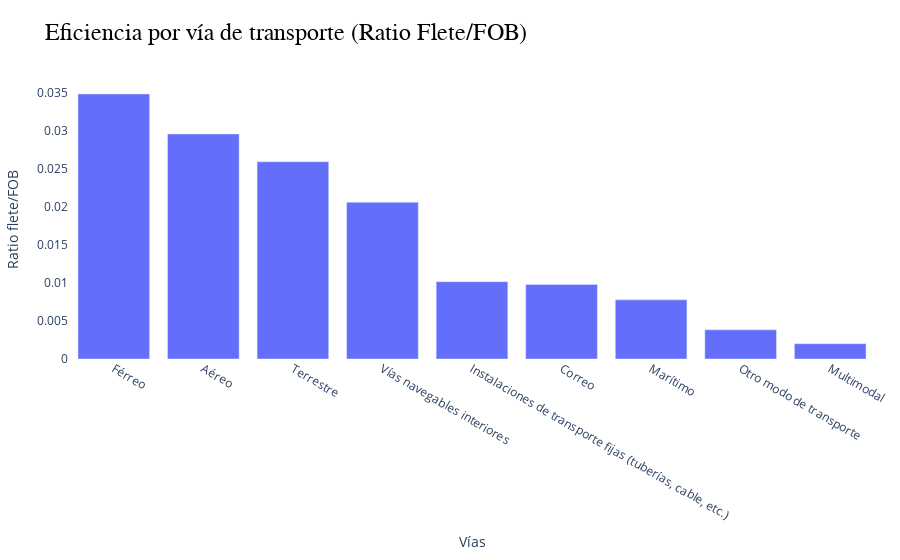

Source (notebook cell):
### Code cell
fig = px.bar(eficiencia_via, x="VIA", y="ratio_flete_fob",
             title="Eficiencia por vía de transporte (Ratio Flete/FOB)",
             labels={
                 "VIA": "Vías",
                 "ratio_flete_fob": "Ratio flete/FOB"
             })
fig =  estilo(fig)
fig.show()

### Figure 1 — Plotly figure (JSON) as saved in the notebook; plotly's stock layout.template omitted (floating-point values rounded to 4 significant figures)
{"data": [{"hovertemplate": "Vías=%{x}<br>Ratio flete/FOB=%{y}<extra></extra>", "legendgroup": "", "marker": {"color": "#636efa", "pattern": {"shape": ""}}, "name": "", "orientation": "v", "showlegend": false, "textposition": "auto", "type": "bar", "x": ["Férreo", "Aéreo", "Terrestre", "Vías navegables interiores", "Instalaciones de transporte fijas (tuberías, cable, etc.)", "Correo", "Marítimo", "Otro modo de transporte", "Multimodal"], "xaxis": "x", "y": [0.0349, 0.02963, 0.02597, 0.02063, 0.01018, 0.009824, 0.007785, 0.003839, 0.00201], "yaxis": "y"}], "layout": {"barmode": "relative", "legend": {"tracegroupgap": 0}, "margin": {"b": 120, "l": 40, "r": 20, "t": 80}, "paper_bgcolor": "white", "plot_bgcolor": "white", "showlegend": false, "title": {"font": {"color": "black", "family": "Arial", "size": 24}, "text": "Eficiencia por vía de transporte (Ratio Flete/FOB)"}, "xaxis": {"anchor": "y", "domain": [0, 1], "tickfont": {"size": 12}, "title": {"text": "Vías"}}, "yaxis": {"anchor": "x", "domain": [0, 1], "tickfont": {"size": 12}, "title": {"text": "Ratio flete/FOB"}}}}
